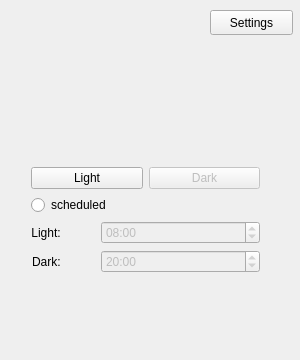
<?xml version="1.0" encoding="UTF-8"?>
<ui version="4.0">
 <class>MainWindow</class>
 <widget class="QMainWindow" name="MainWindow">
  <property name="enabled">
   <bool>true</bool>
  </property>
  <property name="geometry">
   <rect>
    <x>0</x>
    <y>0</y>
    <width>300</width>
    <height>360</height>
   </rect>
  </property>
  <property name="sizePolicy">
   <sizepolicy hsizetype="Fixed" vsizetype="Fixed">
    <horstretch>0</horstretch>
    <verstretch>0</verstretch>
   </sizepolicy>
  </property>
  <property name="minimumSize">
   <size>
    <width>300</width>
    <height>360</height>
   </size>
  </property>
  <property name="maximumSize">
   <size>
    <width>300</width>
    <height>360</height>
   </size>
  </property>
  <property name="baseSize">
   <size>
    <width>300</width>
    <height>360</height>
   </size>
  </property>
  <property name="windowTitle">
   <string>Yin &amp; Yang</string>
  </property>
  <property name="windowIcon">
   <iconset>
    <normaloff>assets/icon.png</normaloff>assets/icon.png</iconset>
  </property>
  <widget class="QWidget" name="centralWidget">
   <widget class="QWidget" name="verticalLayoutWidget">
    <property name="geometry">
     <rect>
      <x>20</x>
      <y>50</y>
      <width>251</width>
      <height>281</height>
     </rect>
    </property>
    <layout class="QVBoxLayout" name="verticalLayout">
     <property name="spacing">
      <number>6</number>
     </property>
     <item alignment="Qt::AlignHCenter|Qt::AlignVCenter">
      <widget class="QLabel" name="yinyang_img">
       <property name="maximumSize">
        <size>
         <width>64</width>
         <height>64</height>
        </size>
       </property>
       <property name="sizeIncrement">
        <size>
         <width>0</width>
         <height>0</height>
        </size>
       </property>
       <property name="text">
        <string/>
       </property>
       <property name="textFormat">
        <enum>Qt::RichText</enum>
       </property>
       <property name="pixmap">
        <pixmap>../../../../yin-yang-logo.svg</pixmap>
       </property>
       <property name="scaledContents">
        <bool>true</bool>
       </property>
       <property name="alignment">
        <set>Qt::AlignLeading|Qt::AlignLeft|Qt::AlignTop</set>
       </property>
      </widget>
     </item>
     <item>
      <layout class="QHBoxLayout" name="horizontalLayout">
       <item>
        <widget class="QPushButton" name="light_push">
         <property name="text">
          <string>Light</string>
         </property>
         <property name="autoDefault">
          <bool>false</bool>
         </property>
         <property name="default">
          <bool>false</bool>
         </property>
         <property name="flat">
          <bool>false</bool>
         </property>
        </widget>
       </item>
       <item>
        <widget class="QPushButton" name="dark_push">
         <property name="enabled">
          <bool>false</bool>
         </property>
         <property name="text">
          <string>Dark</string>
         </property>
        </widget>
       </item>
      </layout>
     </item>
     <item>
      <widget class="QRadioButton" name="schedule_radio">
       <property name="text">
        <string>scheduled</string>
       </property>
      </widget>
     </item>
     <item>
      <layout class="QFormLayout" name="formLayout">
       <property name="labelAlignment">
        <set>Qt::AlignCenter</set>
       </property>
       <property name="horizontalSpacing">
        <number>40</number>
       </property>
       <item row="0" column="0">
        <widget class="QLabel" name="label">
         <property name="text">
          <string>Light:</string>
         </property>
         <property name="alignment">
          <set>Qt::AlignCenter</set>
         </property>
        </widget>
       </item>
       <item row="0" column="1">
        <widget class="QTimeEdit" name="light_time">
         <property name="enabled">
          <bool>false</bool>
         </property>
         <property name="displayFormat">
          <string>HH:mm</string>
         </property>
         <property name="time">
          <time>
           <hour>8</hour>
           <minute>0</minute>
           <second>0</second>
          </time>
         </property>
        </widget>
       </item>
       <item row="1" column="0">
        <widget class="QLabel" name="label_2">
         <property name="text">
          <string>Dark:</string>
         </property>
        </widget>
       </item>
       <item row="1" column="1">
        <widget class="QTimeEdit" name="dark_time">
         <property name="enabled">
          <bool>false</bool>
         </property>
         <property name="displayFormat">
          <string>HH:mm</string>
         </property>
         <property name="time">
          <time>
           <hour>20</hour>
           <minute>0</minute>
           <second>0</second>
          </time>
         </property>
        </widget>
       </item>
      </layout>
     </item>
    </layout>
   </widget>
   <widget class="QPushButton" name="settings_push">
    <property name="geometry">
     <rect>
      <x>210</x>
      <y>10</y>
      <width>83</width>
      <height>25</height>
     </rect>
    </property>
    <property name="text">
     <string>Settings</string>
    </property>
   </widget>
  </widget>
 </widget>
 <layoutdefault spacing="6" margin="11"/>
 <resources/>
 <connections/>
</ui>
